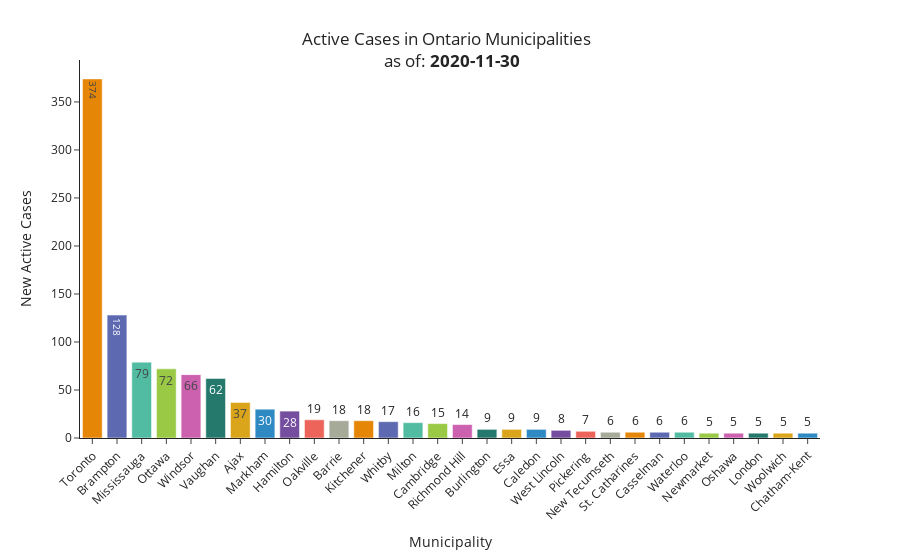

The cell this chart's notebook holds for it:
### Code cell
fig = px.bar(df_municiaplity_now, y = 'total_confirmed_cases', x = 'municipality',
            text = 'total_confirmed_cases', color = 'municipality',
            color_discrete_sequence = px.colors.qualitative.Vivid)
fig.update_layout(
    showlegend=False,
    xaxis_title = "Municipality",
    yaxis_title = "New Active Cases",
    title={
        'text' : f" Active Cases in Ontario Municipalities  <br> as of: <b>{max(df_active.reported_date).date()}",
        'y' : 0.92,
        'x' : 0.5,
        'xanchor': 'center',
        'yanchor': 'top'
        },
    xaxis_tickangle = -45,
    uniformtext_minsize = 10)
fig.update_layout(template='simple_white')

fig

### Figure 1 — Plotly figure (JSON) as saved in the notebook; plotly's stock layout.template omitted (floating-point values rounded to 4 significant figures)
{"data": [{"alignmentgroup": "True", "hovertemplate": "municipality=%{x}<br>total_confirmed_cases=%{text}<extra></extra>", "legendgroup": "Toronto", "marker": {"color": "rgb(229, 134, 6)"}, "name": "Toronto", "offsetgroup": "Toronto", "orientation": "v", "showlegend": true, "text": [374], "textposition": "auto", "type": "bar", "x": ["Toronto"], "xaxis": "x", "y": [374], "yaxis": "y"}, {"alignmentgroup": "True", "hovertemplate": "municipality=%{x}<br>total_confirmed_cases=%{text}<extra></extra>", "legendgroup": "Brampton", "marker": {"color": "rgb(93, 105, 177)"}, "name": "Brampton", "offsetgroup": "Brampton", "orientation": "v", "showlegend": true, "text": [128], "textposition": "auto", "type": "bar", "x": ["Brampton"], "xaxis": "x", "y": [128], "yaxis": "y"}, {"alignmentgroup": "True", "hovertemplate": "municipality=%{x}<br>total_confirmed_cases=%{text}<extra></extra>", "legendgroup": "Mississauga", "marker": {"color": "rgb(82, 188, 163)"}, "name": "Mississauga", "offsetgroup": "Mississauga", "orientation": "v", "showlegend": true, "text": [79], "textposition": "auto", "type": "bar", "x": ["Mississauga"], "xaxis": "x", "y": [79], "yaxis": "y"}, {"alignmentgroup": "True", "hovertemplate": "municipality=%{x}<br>total_confirmed_cases=%{text}<extra></extra>", "legendgroup": "Ottawa", "marker": {"color": "rgb(153, 201, 69)"}, "name": "Ottawa", "offsetgroup": "Ottawa", "orientation": "v", "showlegend": true, "text": [72], "textposition": "auto", "type": "bar", "x": ["Ottawa"], "xaxis": "x", "y": [72], "yaxis": "y"}, {"alignmentgroup": "True", "hovertemplate": "municipality=%{x}<br>total_confirmed_cases=%{text}<extra></extra>", "legendgroup": "Windsor", "marker": {"color": "rgb(204, 97, 176)"}, "name": "Windsor", "offsetgroup": "Windsor", "orientation": "v", "showlegend": true, "text": [66], "textposition": "auto", "type": "bar", "x": ["Windsor"], "xaxis": "x", "y": [66], "yaxis": "y"}, {"alignmentgroup": "True", "hovertemplate": "municipality=%{x}<br>total_confirmed_cases=%{text}<extra></extra>", "legendgroup": "Vaughan", "marker": {"color": "rgb(36, 121, 108)"}, "name": "Vaughan", "offsetgroup": "Vaughan", "orientation": "v", "showlegend": true, "text": [62], "textposition": "auto", "type": "bar", "x": ["Vaughan"], "xaxis": "x", "y": [62], "yaxis": "y"}, {"alignmentgroup": "True", "hovertemplate": "municipality=%{x}<br>total_confirmed_cases=%{text}<extra></extra>", "legendgroup": "Ajax", "marker": {"color": "rgb(218, 165, 27)"}, "name": "Ajax", "offsetgroup": "Ajax", "orientation": "v", "showlegend": true, "text": [37], "textposition": "auto", "type": "bar", "x": ["Ajax"], "xaxis": "x", "y": [37], "yaxis": "y"}, {"alignmentgroup": "True", "hovertemplate": "municipality=%{x}<br>total_confirmed_cases=%{text}<extra></extra>", "legendgroup": "Markham", "marker": {"color": "rgb(47, 138, 196)"}, "name": "Markham", "offsetgroup": "Markham", "orientation": "v", "showlegend": true, "text": [30], "textposition": "auto", "type": "bar", "x": ["Markham"], "xaxis": "x", "y": [30], "yaxis": "y"}, {"alignmentgroup": "True", "hovertemplate": "municipality=%{x}<br>total_confirmed_cases=%{text}<extra></extra>", "legendgroup": "Hamilton", "marker": {"color": "rgb(118, 78, 159)"}, "name": "Hamilton", "offsetgroup": "Hamilton", "orientation": "v", "showlegend": true, "text": [28], "textposition": "auto", "type": "bar", "x": ["Hamilton"], "xaxis": "x", "y": [28], "yaxis": "y"}, {"alignmentgroup": "True", "hovertemplate": "municipality=%{x}<br>total_confirmed_cases=%{text}<extra></extra>", "legendgroup": "Oakville", "marker": {"color": "rgb(237, 100, 90)"}, "name": "Oakville", "offsetgroup": "Oakville", "orientation": "v", "showlegend": true, "text": [19], "textposition": "auto", "type": "bar", "x": ["Oakville"], "xaxis": "x", "y": [19], "yaxis": "y"}, {"alignmentgroup": "True", "hovertemplate": "municipality=%{x}<br>total_confirmed_cases=%{text}<extra></extra>", "legendgroup": "Barrie", "marker": {"color": "rgb(165, 170, 153)"}, "name": "Barrie", "offsetgroup": "Barrie", "orientation": "v", "showlegend": true, "text": [18], "textposition": "auto", "type": "bar", "x": ["Barrie"], "xaxis": "x", "y": [18], "yaxis": "y"}, {"alignmentgroup": "True", "hovertemplate": "municipality=%{x}<br>total_confirmed_cases=%{text}<extra></extra>", "legendgroup": "Kitchener", "marker": {"color": "rgb(229, 134, 6)"}, "name": "Kitchener", "offsetgroup": "Kitchener", "orientation": "v", "showlegend": true, "text": [18], "textposition": "auto", "type": "bar", "x": ["Kitchener"], "xaxis": "x", "y": [18], "yaxis": "y"}, {"alignmentgroup": "True", "hovertemplate": "municipality=%{x}<br>total_confirmed_cases=%{text}<extra></extra>", "legendgroup": "Whitby", "marker": {"color": "rgb(93, 105, 177)"}, "name": "Whitby", "offsetgroup": "Whitby", "orientation": "v", "showlegend": true, "text": [17], "textposition": "auto", "type": "bar", "x": ["Whitby"], "xaxis": "x", "y": [17], "yaxis": "y"}, {"alignmentgroup": "True", "hovertemplate": "municipality=%{x}<br>total_confirmed_cases=%{text}<extra></extra>", "legendgroup": "Milton", "marker": {"color": "rgb(82, 188, 163)"}, "name": "Milton", "offsetgroup": "Milton", "orientation": "v", "showlegend": true, "text": [16], "textposition": "auto", "type": "bar", "x": ["Milton"], "xaxis": "x", "y": [16], "yaxis": "y"}, {"alignmentgroup": "True", "hovertemplate": "municipality=%{x}<br>total_confirmed_cases=%{text}<extra></extra>", "legendgroup": "Cambridge", "marker": {"color": "rgb(153, 201, 69)"}, "name": "Cambridge", "offsetgroup": "Cambridge", "orientation": "v", "showlegend": true, "text": [15], "textposition": "auto", "type": "bar", "x": ["Cambridge"], "xaxis": "x", "y": [15], "yaxis": "y"}, {"alignmentgroup": "True", "hovertemplate": "municipality=%{x}<br>total_confirmed_cases=%{text}<extra></extra>", "legendgroup": "Richmond Hill", "marker": {"color": "rgb(204, 97, 176)"}, "name": "Richmond Hill", "offsetgroup": "Richmond Hill", "orientation": "v", "showlegend": true, "text": [14], "textposition": "auto", "type": "bar", "x": ["Richmond Hill"], "xaxis": "x", "y": [14], "yaxis": "y"}, {"alignmentgroup": "True", "hovertemplate": "municipality=%{x}<br>total_confirmed_cases=%{text}<extra></extra>", "legendgroup": "Burlington", "marker": {"color": "rgb(36, 121, 108)"}, "name": "Burlington", "offsetgroup": "Burlington", "orientation": "v", "showlegend": true, "text": [9], "textposition": "auto", "type": "bar", "x": ["Burlington"], "xaxis": "x", "y": [9], "yaxis": "y"}, {"alignmentgroup": "True", "hovertemplate": "municipality=%{x}<br>total_confirmed_cases=%{text}<extra></extra>", "legendgroup": "Essa", "marker": {"color": "rgb(218, 165, 27)"}, "name": "Essa", "offsetgroup": "Essa", "orientation": "v", "showlegend": true, "text": [9], "textposition": "auto", "type": "bar", "x": ["Essa"], "xaxis": "x", "y": [9], "yaxis": "y"}, {"alignmentgroup": "True", "hovertemplate": "municipality=%{x}<br>total_confirmed_cases=%{text}<extra></extra>", "legendgroup": "Caledon", "marker": {"color": "rgb(47, 138, 196)"}, "name": "Caledon", "offsetgroup": "Caledon", "orientation": "v", "showlegend": true, "text": [9], "textposition": "auto", "type": "bar", "x": ["Caledon"], "xaxis": "x", "y": [9], "yaxis": "y"}, {"alignmentgroup": "True", "hovertemplate": "municipality=%{x}<br>total_confirmed_cases=%{text}<extra></extra>", "legendgroup": "West Lincoln", "marker": {"color": "rgb(118, 78, 159)"}, "name": "West Lincoln", "offsetgroup": "West Lincoln", "orientation": "v", "showlegend": true, "text": [8], "textposition": "auto", "type": "bar", "x": ["West Lincoln"], "xaxis": "x", "y": [8], "yaxis": "y"}, {"alignmentgroup": "True", "hovertemplate": "municipality=%{x}<br>total_confirmed_cases=%{text}<extra></extra>", "legendgroup": "Pickering", "marker": {"color": "rgb(237, 100, 90)"}, "name": "Pickering", "offsetgroup": "Pickering", "orientation": "v", "showlegend": true, "text": [7], "textposition": "auto", "type": "bar", "x": ["Pickering"], "xaxis": "x", "y": [7], "yaxis": "y"}, {"alignmentgroup": "True", "hovertemplate": "municipality=%{x}<br>total_confirmed_cases=%{text}<extra></extra>", "legendgroup": "New Tecumseth", "marker": {"color": "rgb(165, 170, 153)"}, "name": "New Tecumseth", "offsetgroup": "New Tecumseth", "orientation": "v", "showlegend": true, "text": [6], "textposition": "auto", "type": "bar", "x": ["New Tecumseth"], "xaxis": "x", "y": [6], "yaxis": "y"}, {"alignmentgroup": "True", "hovertemplate": "municipality=%{x}<br>total_confirmed_cases=%{text}<extra></extra>", "legendgroup": "St. Catharines", "marker": {"color": "rgb(229, 134, 6)"}, "name": "St. Catharines", "offsetgroup": "St. Catharines", "orientation": "v", "showlegend": true, "text": [6], "textposition": "auto", "type": "bar", "x": ["St. Catharines"], "xaxis": "x", "y": [6], "yaxis": "y"}, {"alignmentgroup": "True", "hovertemplate": "municipality=%{x}<br>total_confirmed_cases=%{text}<extra></extra>", "legendgroup": "Casselman", "marker": {"color": "rgb(93, 105, 177)"}, "name": "Casselman", "offsetgroup": "Casselman", "orientation": "v", "showlegend": true, "text": [6], "textposition": "auto", "type": "bar", "x": ["Casselman"], "xaxis": "x", "y": [6], "yaxis": "y"}, {"alignmentgroup": "True", "hovertemplate": "municipality=%{x}<br>total_confirmed_cases=%{text}<extra></extra>", "legendgroup": "Waterloo", "marker": {"color": "rgb(82, 188, 163)"}, "name": "Waterloo", "offsetgroup": "Waterloo", "orientation": "v", "showlegend": true, "text": [6], "textposition": "auto", "type": "bar", "x": ["Waterloo"], "xaxis": "x", "y": [6], "yaxis": "y"}, {"alignmentgroup": "True", "hovertemplate": "municipality=%{x}<br>total_confirmed_cases=%{text}<extra></extra>", "legendgroup": "Newmarket", "marker": {"color": "rgb(153, 201, 69)"}, "name": "Newmarket", "offsetgroup": "Newmarket", "orientation": "v", "showlegend": true, "text": [5], "textposition": "auto", "type": "bar", "x": ["Newmarket"], "xaxis": "x", "y": [5], "yaxis": "y"}, {"alignmentgroup": "True", "hovertemplate": "municipality=%{x}<br>total_confirmed_cases=%{text}<extra></extra>", "legendgroup": "Oshawa", "marker": {"color": "rgb(204, 97, 176)"}, "name": "Oshawa", "offsetgroup": "Oshawa", "orientation": "v", "showlegend": true, "text": [5], "textposition": "auto", "type": "bar", "x": ["Oshawa"], "xaxis": "x", "y": [5], "yaxis": "y"}, {"alignmentgroup": "True", "hovertemplate": "municipality=%{x}<br>total_confirmed_cases=%{text}<extra></extra>", "legendgroup": "London", "marker": {"color": "rgb(36, 121, 108)"}, "name": "London", "offsetgroup": "London", "orientation": "v", "showlegend": true, "text": [5], "textposition": "auto", "type": "bar", "x": ["London"], "xaxis": "x", "y": [5], "yaxis": "y"}, {"alignmentgroup": "True", "hovertemplate": "municipality=%{x}<br>total_confirmed_cases=%{text}<extra></extra>", "legendgroup": "Woolwich", "marker": {"color": "rgb(218, 165, 27)"}, "name": "Woolwich", "offsetgroup": "Woolwich", "orientation": "v", "showlegend": true, "text": [5], "textposition": "auto", "type": "bar", "x": ["Woolwich"], "xaxis": "x", "y": [5], "yaxis": "y"}, {"alignmentgroup": "True", "hovertemplate": "municipality=%{x}<br>total_confirmed_cases=%{text}<extra></extra>", "legendgroup": "Chatham-Kent", "marker": {"color": "rgb(47, 138, 196)"}, "name": "Chatham-Kent", "offsetgroup": "Chatham-Kent", "orientation": "v", "showlegend": true, "text": [5], "textposition": "auto", "type": "bar", "x": ["Chatham-Kent"], "xaxis": "x", "y": [5], "yaxis": "y"}], "layout": {"autosize": true, "barmode": "relative", "legend": {"title": {"text": "municipality"}, "tracegroupgap": 0}, "margin": {"t": 60}, "showlegend": false, "title": {"text": " Active Cases in Ontario Municipalities  <br> as of: <b>2020-11-30", "x": 0.5, "xanchor": "center", "y": 0.92, "yanchor": "top"}, "uniformtext": {"minsize": 10}, "xaxis": {"anchor": "y", "autorange": true, "categoryarray": ["Toronto", "Brampton", "Mississauga", "Ottawa", "Windsor", "Vaughan", "Ajax", "Markham", "Hamilton", "Oakville", "Barrie", "Kitchener", "Whitby", "Milton", "Cambridge", "Richmond Hill", "Burlington", "Essa", "Caledon", "West Lincoln", "Pickering", "New Tecumseth", "St. Catharines", "Casselman", "Waterloo", "Newmarket", "Oshawa", "London", "Woolwich", "Chatham-Kent"], "categoryorder": "array", "domain": [0, 1], "range": [-0.5, 29.5], "tickangle": -45, "title": {"text": "Municipality"}, "type": "category"}, "yaxis": {"anchor": "x", "autorange": true, "domain": [0, 1], "range": [0, 393.7], "title": {"text": "New Active Cases"}, "type": "linear"}}}
